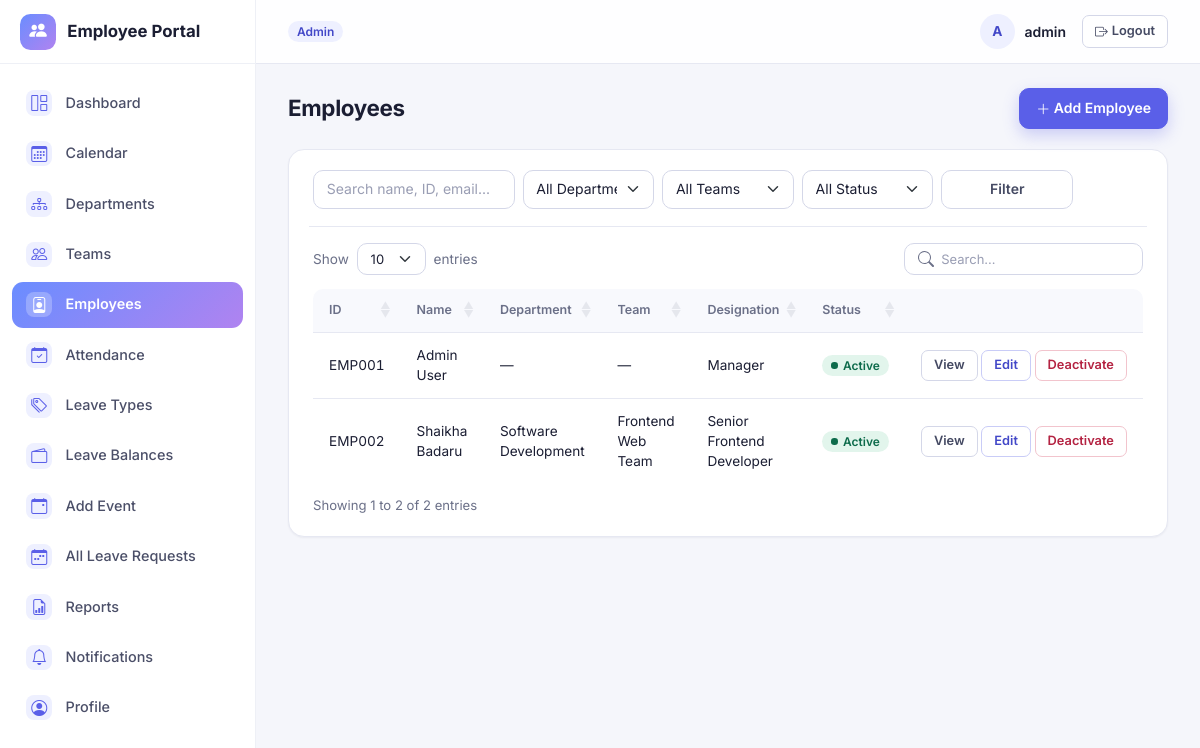
/employees/ (signed in), run on the app's committed database.
### accounts/models.py (models this page shows, shortened)
class User(AbstractUser):
    class Role(models.TextChoices):
        ADMIN = 'ADMIN', 'Admin'
        HR = 'HR', 'HR'
        TEAM_LEAD = 'TEAM_LEAD', 'Team Lead'
        EMPLOYEE = 'EMPLOYEE', 'Employee'
    role = models.CharField(max_length=20, choices=Role.choices, default=Role.EMPLOYEE)
    phone = models.CharField(max_length=20, blank=True)
    address = models.TextField(blank=True)
    emergency_contact = models.CharField(max_length=100, blank=True)
    profile_image = models.ImageField(upload_to='profile_images/', blank=True, null=True)
    def is_team_lead(self):
        return self.role == self.Role.TEAM_LEAD
    def can_manage_employees(self):
        return self.role in (self.Role.ADMIN, self.Role.HR)

### employeeApp/models/employees.py (models this page shows, shortened)
class Employee(models.Model):
    class EmploymentStatus(models.TextChoices):
        ACTIVE='ACTIVE','Active'
        INACTIVE='INACTIVE','Inactive'
    user=models.OneToOneField(settings.AUTH_USER_MODEL, on_delete=models.CASCADE, related_name='employee_profile')
    employee_id=models.CharField(max_length=20, unique=True)
    full_name=models.CharField(max_length=150)
    email=models.EmailField(unique=True)
    phone=models.CharField(max_length=20, blank=True)
    date_of_joining=models.DateField()
    designation=models.CharField(max_length=100)
    team=models.ForeignKey(Team, on_delete=models.SET_NULL,null=True,blank=True,related_name='employees')
    reporting_team_lead=models.ForeignKey(
        settings.AUTH_USER_MODEL,on_delete=models.SET_NULL, null=True, blank=True,
        related_name='direct_reports', limit_choices_to={'role': 'TEAM_LEAD'}
    )
    employment_status=models.CharField(max_length=10,choices=EmploymentStatus.choices,default=EmploymentStatus.ACTIVE)
    created_at=models.DateTimeField(auto_now_add=True)
    class Meta:
        ordering=['full_name']
    @property
    def department(self):
        return self.team.department if self.team else None

### employeeApp/models/organization.py (models this page shows, shortened)
class Team(models.Model):
    name = models.CharField(max_length=100)
    department = models.ForeignKey(Department, on_delete=models.CASCADE, related_name='teams')
    team_lead = models.ForeignKey(
        settings.AUTH_USER_MODEL, on_delete=models.SET_NULL, null=True, blank=True,
        related_name='led_teams', limit_choices_to={'role': 'TEAM_LEAD'}
    )
    description = models.TextField(blank=True)
    is_active = models.BooleanField(default=True)
    created_at = models.DateTimeField(auto_now_add=True)
    class Meta:
        ordering = ['department__name', 'name']
        unique_together = ('name', 'department')

class Department(models.Model):
    name = models.CharField(max_length=100, unique=True)
    description = models.TextField(blank=True)
    is_active = models.BooleanField(default=True)
    created_at = models.DateTimeField(auto_now_add=True)
    class Meta:
        ordering = ['name']
    def __str__(self):
        return self.name

### employeeApp/views/employees.py (the view)
# urls.py: path('employees/',views.employee_list, name='employee_list'),
@login_required
def employee_list(request):
    user = request.user
    if user.can_manage_employees():
        employees = Employee.objects.select_related('team', 'team__department', 'user')
    elif user.is_team_lead():
        employees = Employee.objects.filter(team__team_lead=user).select_related('team', 'team__department', 'user')
    else:
        employees = Employee.objects.filter(user=user).select_related('team', 'team__department', 'user')
    q = request.GET.get('q')
    department_id = request.GET.get('department')
    team_id = request.GET.get('team')
    status = request.GET.get('status')
    if q:
        employees = employees.filter(
            Q(full_name__icontains=q) | Q(employee_id__icontains=q) | Q(email__icontains=q)
        )
    if department_id:
        employees = employees.filter(team__department_id=department_id)
    if team_id:
        employees = employees.filter(team_id=team_id)
    if status:
        employees = employees.filter(employment_status=status)
    paginator = Paginator(employees, 15)
    page_obj = paginator.get_page(request.GET.get('page'))
    return render(request, 'employeeApp/employee_list.html', {
        'page_obj': page_obj,
        'departments': Department.objects.filter(is_active=True),
        'teams': Team.objects.filter(is_active=True),
        'statuses': Employee.EmploymentStatus.choices,
        'filters': {'q': q or '', 'department': department_id or '', 'team': team_id or '', 'status': status or ''},
        'can_manage': user.can_manage_employees(),
    })

### employeeApp/context_processors.py (called while the page is built)
def unread_notifications(request):
    if request.user.is_authenticated:
        qs = Notification.objects.filter(user=request.user, is_read=False)
        return {
            'unread_notification_count': qs.count(),
            'recent_notifications': qs[:5],
        }
    return {'unread_notification_count': 0, 'recent_notifications': []}

### employeeApp/templates/employeeApp/employee_list.html (shortened to what this page needs)
{% extends "base.html" %}
{% block content %}
<div class="page-header">
    <h1>Employees</h1>
    {% if can_manage %}
    <a href="{% url 'employeeApp:employee_add' %}" class="btn btn-primary"><i class="bi bi-plus-lg"></i> Add Employee</a>
    {% endif %}
</div>
<div class="table-card">
    <form method="get" class="row g-2 mb-3">
        <div class="col-md-3">
            <input type="text" name="q" value="{{ filters.q }}" class="form-control" placeholder="Search name, ID, email...">
        </div>
        <div class="col-md-2">
            <select name="department" class="form-select">
                <option value="">All Departments</option>
            </select>
        </div>
        <div class="col-md-2">
            <select name="team" class="form-select">
                <option value="">All Teams</option>
            </select>
        </div>
        <div class="col-md-2">
            <select name="status" class="form-select">
                <option value="">All Status</option>
            </select>
        </div>
        <div class="col-md-2">
            <button type="submit" class="btn btn-outline-secondary w-100">Filter</button>
        </div>
    </form>
    <table class="table table-hover align-middle dt-table">
        <thead><tr><th>ID</th><th>Name</th><th>Department</th><th>Team</th><th>Designation</th><th>Status</th><th class="no-sort"></th></tr></thead>
        <tbody>
        {% for emp in page_obj %}
            <tr>
                <td>{{ emp.employee_id }}</td>
                <td>{{ emp.full_name }}</td>
                <td>{{ emp.department|default:"—" }}</td>
                <td>{{ emp.team.name|default:"—" }}</td>
                <td>{{ emp.designation }}</td>
                <td>
                    {% if emp.employment_status == "ACTIVE" %}<span class="badge bg-success">Active</span>{% else %}<span class="badge bg-secondary">Inactive</span>{% endif %}
                </td>
                <td class="text-nowrap">
                    <a href="{% url 'employeeApp:employee_detail' emp.pk %}" class="btn btn-sm btn-outline-secondary">View</a>
                    {% if can_manage %}
                    <a href="{% url 'employeeApp:employee_edit' emp.pk %}" class="btn btn-sm btn-outline-primary">Edit</a>
                    <a href="{% url 'employeeApp:employee_toggle_status' emp.pk %}" class="btn btn-sm btn-outline-danger" onclick="return confirm('Change status for {{ emp.full_name }}?');">
                        {% if emp.employment_status == "ACTIVE" %}Deactivate{% else %}Activate{% endif %}
                    </a>
                    {% endif %}
                </td>
            </tr>
        {% empty %}
            <tr><td colspan="7" class="text-muted text-center py-4">No employees found.</td></tr>
        {% endfor %}
        </tbody>
    </table>
</div>
{% endblock %}

### employeeApp/templates/base.html (shortened to what this page needs)
{% load static %}
<!DOCTYPE html>
<html lang="en">
<head>
    <link href="https://cdn.jsdelivr.net/npm/bootstrap@5.3.3/dist/css/bootstrap.min.css" rel="stylesheet">
    <link rel="stylesheet" href="https://cdn.jsdelivr.net/npm/bootstrap-icons@1.11.3/font/bootstrap-icons.css">
    <link rel="stylesheet" href="https://cdn.jsdelivr.net/npm/datatables.net-bs5@1.13.11/css/dataTables.bootstrap5.min.css">
    <link rel="stylesheet" href="https://cdn.jsdelivr.net/npm/datatables.net-responsive-bs5@2.5.1/css/responsive.bootstrap5.min.css">
    <link rel="stylesheet" href="{% static 'employeeApp/style.css' %}">
</head>
<body>
{% if user.is_authenticated %}
<div class="app-shell">
    <aside class="sidebar" id="app-sidebar" aria-label="Main navigation">
        <div class="sidebar-brand">
            <span class="brand-mark"><i class="bi bi-people-fill"></i></span>
            <span>Employee Portal</span>
        </div>
        <nav class="sidebar-nav">
            <a href="{% url 'accounts:redirect_dashboard' %}" class="nav-link {% if 'dashboard' in request.path %}active{% endif %}">
                <i class="bi bi-grid-1x2"></i> Dashboard
            </a>
            <a href="{% url 'employeeApp:calendar_view' %}" class="nav-link {% if 'calendar' in request.path %}active{% endif %}">
                <i class="bi bi-calendar3"></i> Calendar
            </a>
            {% if user.can_manage_employees %}
            <a href="{% url 'employeeApp:department_list' %}" class="nav-link {% if 'departments' in request.path %}active{% endif %}">
                <i class="bi bi-diagram-3"></i> Departments
            </a>
            <a href="{% url 'employeeApp:team_list' %}" class="nav-link {% if 'teams' in request.path %}active{% endif %}">
                <i class="bi bi-people"></i> Teams
            </a>
            {% endif %}
            <a href="{% url 'employeeApp:employee_list' %}" class="nav-link {% if 'employees' in request.path %}active{% endif %}">
                <i class="bi bi-person-badge"></i> Employees
            </a>
            <a href="{% if user.is_team_lead or user.can_manage_employees %}{% url 'employeeApp:attendance_list' %}{% else %}{% url 'employeeApp:my_attendance' %}{% endif %}" class="nav-link ">
                <i class="bi bi-calendar-check"></i> Attendance
            </a>
            {% if user.can_manage_employees %}
            <a href="{% url 'employeeApp:leave_type_list' %}" class="nav-link {% if 'leave-types' in request.path %}active{% endif %}">
                <i class="bi bi-tags"></i> Leave Types
            </a>
            <a href="{% url 'employeeApp:leave_balance_list' %}" class="nav-link {% if 'leave-balances' in request.path %}active{% endif %}">
                <i class="bi bi-wallet2"></i> Leave Balances
            </a>
            <a href="{% url 'employeeApp:calendar_event_list' %}" class="nav-link {% if 'calendar-events' in request.path %}active{% endif %}">
                <i class="bi bi-calendar-event"></i> Add Event
            </a>
            <a href="{% url 'employeeApp:all_leave_requests' %}" class="nav-link {% if 'leave/all' in request.path %}active{% endif %}">
                <i class="bi bi-calendar-week"></i> All Leave Requests
            </a>
            {% elif user.is_team_lead %}
            <a href="{% url 'employeeApp:team_leave_requests' %}" class="nav-link {% if 'leave/team' in request.path %}active{% endif %}">
                <i class="bi bi-calendar-week"></i> Team Leave Requests
            </a>
            {% endif %}
            <a href="{% url 'employeeApp:attendance_report' %}" class="nav-link {% if 'reports' in request.path %}active{% endif %}">
                <i class="bi bi-file-earmark-bar-graph"></i> Reports
            </a>
            <a href="{% url 'employeeApp:notification_list' %}" class="nav-link {% if 'notifications' in request.path %}active{% endif %}">
                <i class="bi bi-bell"></i> Notifications
            </a>
            <a href="{% url 'accounts:profile' %}" class="nav-link {% if 'profile' in request.path or 'password-change' in request.path %}active{% endif %}">
                <i class="bi bi-person-circle"></i> Profile
            </a>
        </nav>
    </aside>
    <div class="main-col">
        <header class="topbar">
            <div class="topbar-role">
                <span class="badge role-badge">{{ user.get_role_display }}</span>
            </div>
            <div class="topbar-user">
                <div class="user-chip">
                    <span class="avatar">{% if user.profile_image %}<img src="{{ user.profile_image.url }}" alt="">{% else %}{{ user.get_full_name|default:user.username|slice:":1"|upper }}{% endif %}</span>
                    <span class="user-name">{{ user.get_full_name|default:user.username }}</span>
                </div>
                <a href="{% url 'accounts:logout' %}" class="btn btn-sm btn-outline-secondary btn-logout" aria-label="Log out"><i class="bi bi-box-arrow-right"></i><span class="d-none d-sm-inline ms-1">Logout</span></a>
            </div>
        </header>
        <main class="content">
            {% block content %}{% endblock %}
        </main>
    </div>
</div>
{% endif %}
</body>
</html>

### data on the page
User: role "Admin", get_full_name "A", get_full_name "admin"
Employee: employee_id "EMP001", full_name "Admin User", department "—", team.name "—", designation "Manager", employment_status "Active"
Employee: employee_id "EMP002", full_name "Shaikha Badaru", department "Software Development", team.name "Frontend Web Team", designation "Senior Frontend Developer", employment_status "Active"
